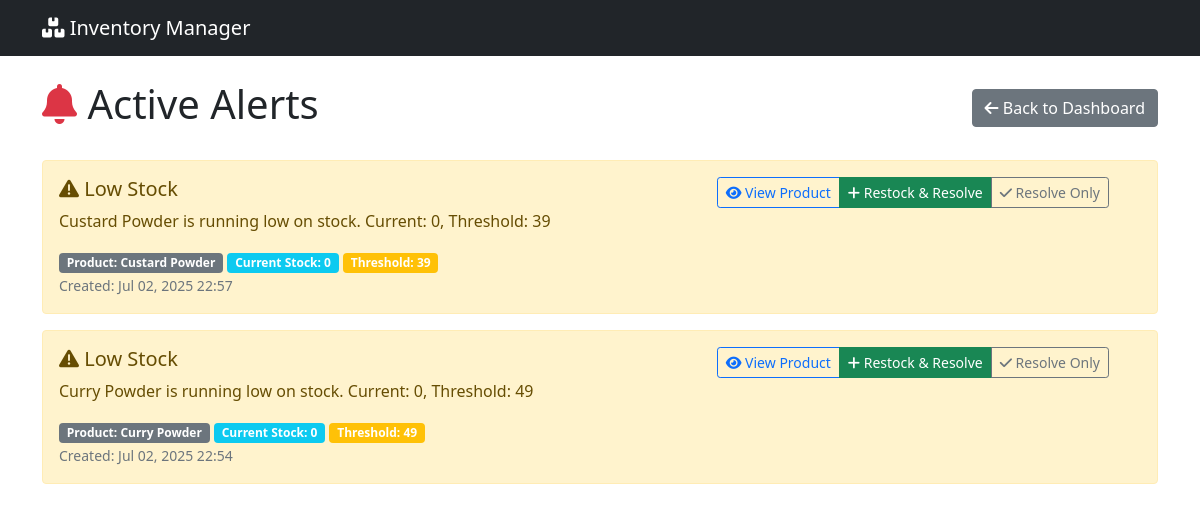
The app's page /alerts/, older data.
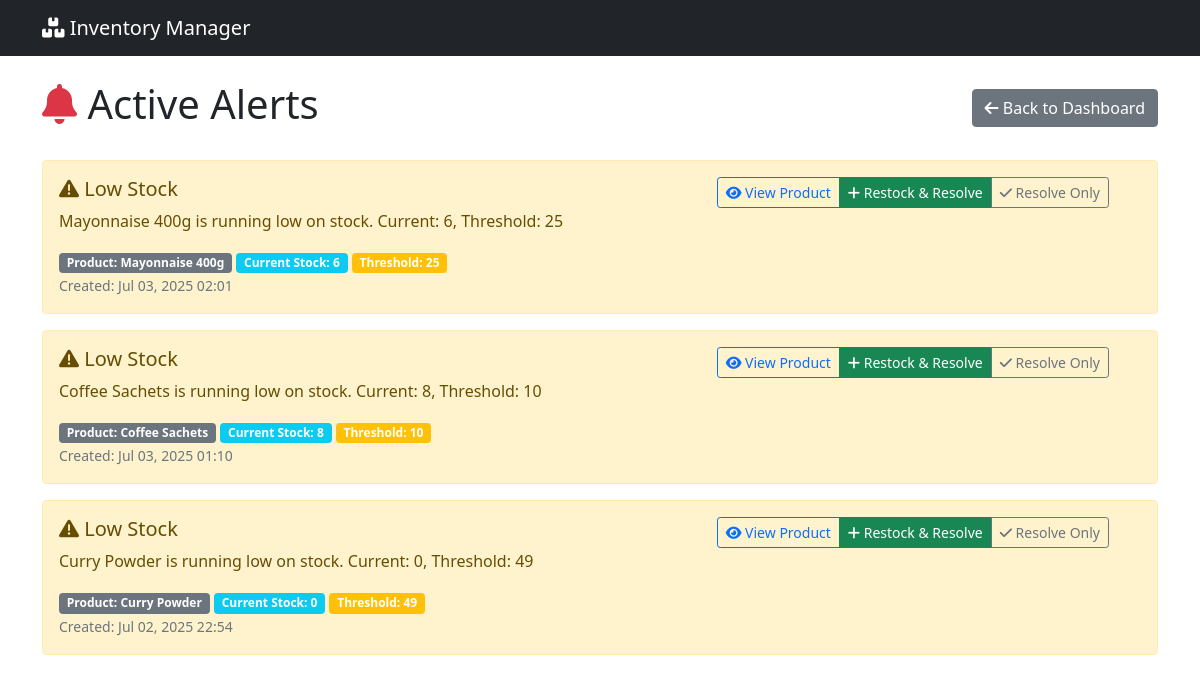
The same page, newer data.
### inventory/models.py (models this page shows, shortened)
class StockAlert(models.Model):
    ALERT_TYPES = [
        ('LOW_STOCK', 'Low Stock'),
        ('RESTOCK_NEEDED', 'Restock Needed'),
        ('STOCKOUT_PREDICTED', 'Stockout Predicted'),
    ]
    product = models.ForeignKey(Product, on_delete=models.CASCADE, related_name='alerts')
    alert_type = models.CharField(max_length=20, choices=ALERT_TYPES)
    message = models.TextField()
    is_active = models.BooleanField(default=True)
    created_at = models.DateTimeField(auto_now_add=True)
    resolved_at = models.DateTimeField(null=True, blank=True)
    class Meta:
        ordering = ['-created_at']

class Product(models.Model):
    name = models.CharField(max_length=200)
    sku = models.CharField(max_length=50, unique=True, blank=True)
    current_stock = models.PositiveIntegerField(default=0)
    low_stock_threshold = models.PositiveIntegerField(default=10)
    created_at = models.DateTimeField(auto_now_add=True)
    updated_at = models.DateTimeField(auto_now=True)

### inventory/views.py (the view)
# urls.py: path('alerts/', views.alerts_view, name='alerts'),
def alerts_view(request):
    alerts = StockAlert.objects.filter(is_active=True)
    return render(request, 'inventory/alerts.html', {'alerts': alerts})

### inventory/templates/inventory/alerts.html (shortened to what this page needs)
{% extends 'inventory/base.html' %}
{% block content %}
<div class="row">
    <div class="col-md-12">
        <div class="d-flex justify-content-between align-items-center mb-4">
            <h1><i class="fas fa-bell text-danger"></i> Active Alerts</h1>
            <a href="{% url 'dashboard' %}" class="btn btn-secondary">
                <i class="fas fa-arrow-left"></i> Back to Dashboard
            </a>
        </div>
    </div>
</div>
<div class="row">
    <div class="col-md-12">
        {% if alerts %}
            {% for alert in alerts %}
                <div class="alert alert-{% if alert.alert_type == 'LOW_STOCK' %}warning{% elif alert.alert_type == 'RESTOCK_NEEDED' %}danger{% else %}info{% endif %} alert-dismissible">
                    <div class="d-flex justify-content-between align-items-start">
                        <div>
                            <h5>
                                <i class="fas fa-{% if alert.alert_type == 'LOW_STOCK' %}exclamation-triangle{% elif alert.alert_type == 'RESTOCK_NEEDED' %}truck{% else %}info-circle{% endif %}"></i>
                                {{ alert.get_alert_type_display }}
                            </h5>
                            <p>{{ alert.message }}</p>
                            <div class="mt-2">
                                <span class="badge bg-secondary">Product: {{ alert.product.name }}</span>
                                <span class="badge bg-info">Current Stock: {{ alert.product.current_stock }}</span>
                                <span class="badge bg-warning">Threshold: {{ alert.product.low_stock_threshold }}</span>
                            </div>
                            <small class="text-muted">Created: {{ alert.created_at|date:"M d, Y H:i" }}</small>
                        </div>
                        <div>
                            <div class="btn-group" role="group">
                                <a href="{% url 'product_detail' alert.product.pk %}" class="btn btn-sm btn-outline-primary">
                                    <i class="fas fa-eye"></i> View Product
                                </a>
                                <button type="button" class="btn btn-sm btn-success"
                                        data-bs-toggle="modal"
                                        data-bs-target="#restockModal"
                                        onclick="setRestockAlert({{ alert.pk }}, '{{ alert.product.name }}', {{ alert.product.current_stock }}, {{ alert.product.low_stock_threshold }})">
                                    <i class="fas fa-plus"></i> Restock & Resolve
                                </button>
                                <a href="{% url 'resolve_alert' alert.pk %}" class="btn btn-sm btn-outline-secondary" title="Resolve without restocking">
                                    <i class="fas fa-check"></i> Resolve Only
                                </a>
                            </div>
                        </div>
                    </div>
                </div>
            {% endfor %}
        {% endif %}
    </div>
</div>
{% endblock %}

### inventory/templates/inventory/base.html (shortened to what this page needs)
<!DOCTYPE html>
<html lang="en">
<head>
    <link href="https://cdn.jsdelivr.net/npm/bootstrap@5.1.3/dist/css/bootstrap.min.css" rel="stylesheet">
    <link href="https://cdnjs.cloudflare.com/ajax/libs/font-awesome/6.0.0/css/all.min.css" rel="stylesheet">
</head>
<body>
    <nav class="navbar navbar-expand-lg navbar-dark bg-dark">
        <div class="container">
            <a class="navbar-brand" href="{% url 'dashboard' %}">
                <i class="fas fa-boxes"></i> Inventory Manager
            </a>
        </div>
    </nav>
    <div class="container mt-4">
        {% block content %}
        {% endblock %}
    </div>
</body>
</html>

Row changes from the older to the newer data that the page shows:
no longer on this page (row edited): StockAlert: alert_type "Low Stock", message "Custard Powder is running low on stock. Current: 0, Threshold: 39", product.name "Custard Powder", product.current_stock "0", product.low_stock_threshold "39", created_at "Jul 02, 2025 22:57"
added StockAlert: alert_type "Low Stock", message "Mayonnaise 400g is running low on stock. Current: 6, Threshold: 25", product.name "Mayonnaise 400g", product.current_stock "6", product.low_stock_threshold "25", created_at "Jul 03, 2025 02:01"
added StockAlert: alert_type "Low Stock", message "Coffee Sachets is running low on stock. Current: 8, Threshold: 10", product.name "Coffee Sachets", product.current_stock "8", product.low_stock_threshold "10", created_at "Jul 03, 2025 01:10"
